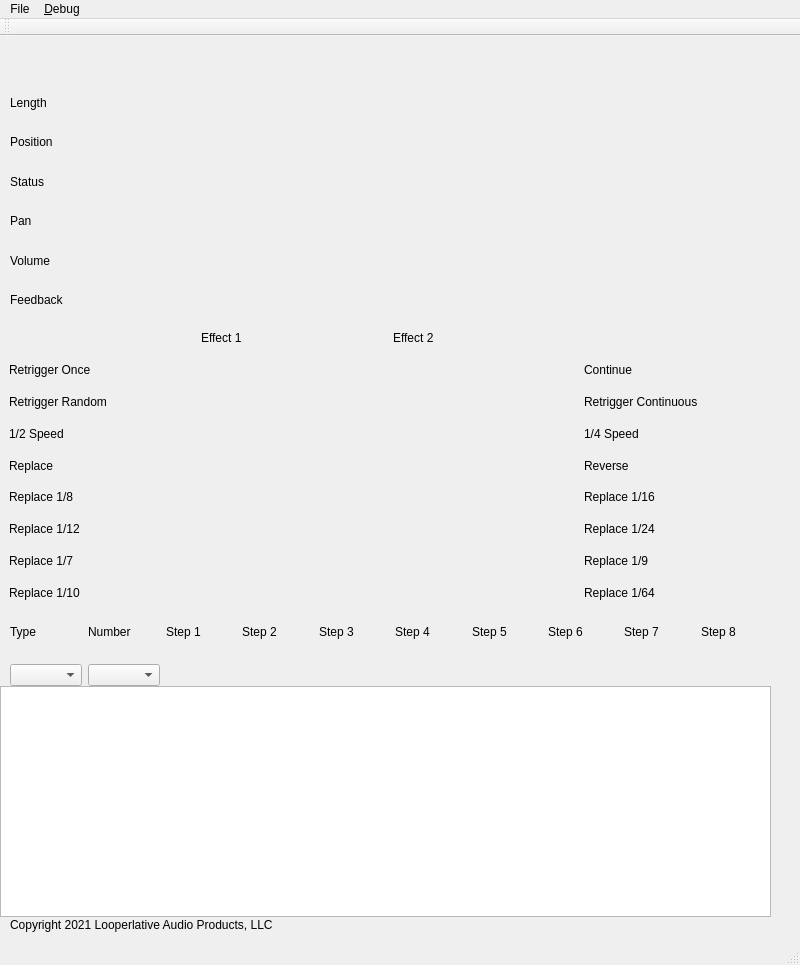
<?xml version="1.0" encoding="UTF-8"?>
<ui version="4.0">
 <author>Copyright 2021 Looperlative Audio Products, LLC</author>
 <class>MainWindow</class>
 <widget class="QMainWindow" name="MainWindow">
  <property name="geometry">
   <rect>
    <x>0</x>
    <y>0</y>
    <width>800</width>
    <height>965</height>
   </rect>
  </property>
  <property name="windowTitle">
   <string>Looperlative MIDI Controller</string>
  </property>
  <property name="windowIcon">
   <iconset>
    <normaloff>LooperlativeIcon.png</normaloff>LooperlativeIcon.png</iconset>
  </property>
  <widget class="QWidget" name="centralwidget">
   <widget class="QWidget" name="gridLayoutWidget">
    <property name="geometry">
     <rect>
      <x>10</x>
      <y>10</y>
      <width>771</width>
      <height>271</height>
     </rect>
    </property>
    <layout class="QGridLayout" name="gridLayout">
     <property name="spacing">
      <number>6</number>
     </property>
     <item row="4" column="0">
      <widget class="QLabel" name="label">
       <property name="text">
        <string>Pan</string>
       </property>
      </widget>
     </item>
     <item row="6" column="0">
      <widget class="QLabel" name="label_3">
       <property name="text">
        <string>Feedback</string>
       </property>
      </widget>
     </item>
     <item row="5" column="0">
      <widget class="QLabel" name="label_2">
       <property name="text">
        <string>Volume</string>
       </property>
      </widget>
     </item>
     <item row="1" column="0">
      <widget class="QLabel" name="label_6">
       <property name="text">
        <string>Length</string>
       </property>
      </widget>
     </item>
     <item row="2" column="0">
      <widget class="QLabel" name="label_7">
       <property name="text">
        <string>Position</string>
       </property>
      </widget>
     </item>
     <item row="3" column="0">
      <widget class="QLabel" name="label_4">
       <property name="text">
        <string>Status</string>
       </property>
      </widget>
     </item>
     <item row="0" column="0">
      <widget class="QLabel" name="label_8">
       <property name="text">
        <string/>
       </property>
      </widget>
     </item>
    </layout>
   </widget>
   <widget class="QPlainTextEdit" name="plainTextEdit">
    <property name="geometry">
     <rect>
      <x>0</x>
      <y>650</y>
      <width>771</width>
      <height>231</height>
     </rect>
    </property>
    <property name="font">
     <font>
      <family>Ubuntu Mono</family>
      <pointsize>10</pointsize>
     </font>
    </property>
   </widget>
   <widget class="QLabel" name="label_5">
    <property name="geometry">
     <rect>
      <x>10</x>
      <y>880</y>
      <width>631</width>
      <height>17</height>
     </rect>
    </property>
    <property name="text">
     <string>Copyright 2021 Looperlative Audio Products, LLC</string>
    </property>
   </widget>
   <widget class="QWidget" name="gridLayoutWidget_2">
    <property name="geometry">
     <rect>
      <x>9</x>
      <y>289</y>
      <width>761</width>
      <height>281</height>
     </rect>
    </property>
    <layout class="QGridLayout" name="gridLayout_2">
     <item row="7" column="0">
      <widget class="QLabel" name="label_19">
       <property name="text">
        <string>Replace 1/7</string>
       </property>
      </widget>
     </item>
     <item row="4" column="0">
      <widget class="QLabel" name="label_16">
       <property name="text">
        <string>Replace</string>
       </property>
      </widget>
     </item>
     <item row="6" column="0">
      <widget class="QLabel" name="label_20">
       <property name="text">
        <string>Replace 1/12</string>
       </property>
      </widget>
     </item>
     <item row="0" column="2">
      <widget class="QLabel" name="label_9">
       <property name="text">
        <string>Effect 2</string>
       </property>
      </widget>
     </item>
     <item row="2" column="0">
      <widget class="QLabel" name="label_18">
       <property name="text">
        <string>Retrigger Random</string>
       </property>
      </widget>
     </item>
     <item row="3" column="0">
      <widget class="QLabel" name="label_17">
       <property name="text">
        <string>1/2 Speed</string>
       </property>
      </widget>
     </item>
     <item row="8" column="0">
      <widget class="QLabel" name="label_11">
       <property name="text">
        <string>Replace 1/10</string>
       </property>
      </widget>
     </item>
     <item row="8" column="3">
      <widget class="QLabel" name="label_28">
       <property name="text">
        <string>Replace 1/64</string>
       </property>
      </widget>
     </item>
     <item row="7" column="3">
      <widget class="QLabel" name="label_27">
       <property name="text">
        <string>Replace 1/9</string>
       </property>
      </widget>
     </item>
     <item row="1" column="0">
      <widget class="QLabel" name="label_13">
       <property name="text">
        <string>Retrigger Once</string>
       </property>
      </widget>
     </item>
     <item row="6" column="3">
      <widget class="QLabel" name="label_26">
       <property name="text">
        <string>Replace 1/24</string>
       </property>
      </widget>
     </item>
     <item row="5" column="3">
      <widget class="QLabel" name="label_25">
       <property name="text">
        <string>Replace 1/16</string>
       </property>
      </widget>
     </item>
     <item row="3" column="3">
      <widget class="QLabel" name="label_23">
       <property name="text">
        <string>1/4 Speed</string>
       </property>
      </widget>
     </item>
     <item row="5" column="0">
      <widget class="QLabel" name="label_15">
       <property name="text">
        <string>Replace 1/8</string>
       </property>
      </widget>
     </item>
     <item row="4" column="3">
      <widget class="QLabel" name="label_24">
       <property name="text">
        <string>Reverse</string>
       </property>
      </widget>
     </item>
     <item row="2" column="3">
      <widget class="QLabel" name="label_22">
       <property name="text">
        <string>Retrigger Continuous</string>
       </property>
      </widget>
     </item>
     <item row="1" column="3">
      <widget class="QLabel" name="label_21">
       <property name="text">
        <string>Continue</string>
       </property>
      </widget>
     </item>
     <item row="0" column="1">
      <widget class="QLabel" name="label_12">
       <property name="text">
        <string>Effect 1</string>
       </property>
      </widget>
     </item>
    </layout>
   </widget>
   <widget class="QWidget" name="gridLayoutWidget_3">
    <property name="geometry">
     <rect>
      <x>10</x>
      <y>570</y>
      <width>761</width>
      <height>80</height>
     </rect>
    </property>
    <layout class="QGridLayout" name="gridLayout_3" rowminimumheight="0,0">
     <item row="0" column="8">
      <widget class="QLabel" name="label_35">
       <property name="text">
        <string>Step 7</string>
       </property>
      </widget>
     </item>
     <item row="0" column="9">
      <widget class="QLabel" name="label_36">
       <property name="text">
        <string>Step 8</string>
       </property>
      </widget>
     </item>
     <item row="0" column="2">
      <widget class="QLabel" name="label_29">
       <property name="text">
        <string>Step 1</string>
       </property>
      </widget>
     </item>
     <item row="0" column="3">
      <widget class="QLabel" name="label_30">
       <property name="text">
        <string>Step 2</string>
       </property>
      </widget>
     </item>
     <item row="0" column="0">
      <widget class="QLabel" name="label_10">
       <property name="text">
        <string>Type</string>
       </property>
      </widget>
     </item>
     <item row="0" column="1">
      <widget class="QLabel" name="label_14">
       <property name="text">
        <string>Number</string>
       </property>
      </widget>
     </item>
     <item row="0" column="4">
      <widget class="QLabel" name="label_31">
       <property name="text">
        <string>Step 3</string>
       </property>
      </widget>
     </item>
     <item row="0" column="7">
      <widget class="QLabel" name="label_34">
       <property name="text">
        <string>Step 6</string>
       </property>
      </widget>
     </item>
     <item row="0" column="5">
      <widget class="QLabel" name="label_32">
       <property name="text">
        <string>Step 4</string>
       </property>
      </widget>
     </item>
     <item row="0" column="6">
      <widget class="QLabel" name="label_33">
       <property name="text">
        <string>Step 5</string>
       </property>
      </widget>
     </item>
     <item row="1" column="0">
      <widget class="QComboBox" name="midibtntype"/>
     </item>
     <item row="1" column="1">
      <widget class="QComboBox" name="midibtnnum"/>
     </item>
    </layout>
   </widget>
  </widget>
  <widget class="QMenuBar" name="menubar">
   <property name="geometry">
    <rect>
     <x>0</x>
     <y>0</y>
     <width>800</width>
     <height>22</height>
    </rect>
   </property>
   <widget class="QMenu" name="menu_File">
    <property name="title">
     <string>File</string>
    </property>
    <widget class="QMenu" name="menuMIDI_IN_device">
     <property name="title">
      <string>MIDI IN device</string>
     </property>
     <addaction name="actionAvailable_Devices"/>
     <addaction name="separator"/>
    </widget>
    <widget class="QMenu" name="menuMIDI_OUT_device">
     <property name="title">
      <string>MIDI OUT device</string>
     </property>
     <addaction name="actionAvailable_Devices_2"/>
     <addaction name="separator"/>
    </widget>
    <addaction name="action_Upgrade"/>
    <addaction name="menuMIDI_IN_device"/>
    <addaction name="menuMIDI_OUT_device"/>
    <addaction name="separator"/>
    <addaction name="actionEdit_Effect_Buttons"/>
   </widget>
   <widget class="QMenu" name="menu_Debug">
    <property name="title">
     <string>&amp;Debug</string>
    </property>
    <addaction name="action_Status"/>
    <addaction name="action_MIDI_Status"/>
    <addaction name="actionSD_Directory"/>
    <addaction name="actionRe_boot"/>
   </widget>
   <addaction name="menu_File"/>
   <addaction name="menu_Debug"/>
  </widget>
  <widget class="QStatusBar" name="statusbar"/>
  <widget class="QToolBar" name="toolBar">
   <property name="windowTitle">
    <string>toolBar</string>
   </property>
   <attribute name="toolBarArea">
    <enum>TopToolBarArea</enum>
   </attribute>
   <attribute name="toolBarBreak">
    <bool>false</bool>
   </attribute>
  </widget>
  <action name="action_Upgrade">
   <property name="text">
    <string>&amp;Upgrade</string>
   </property>
  </action>
  <action name="action_Status">
   <property name="text">
    <string>&amp;Status</string>
   </property>
  </action>
  <action name="action_MIDI_Status">
   <property name="text">
    <string>&amp;MIDI Status</string>
   </property>
  </action>
  <action name="actionRe_boot">
   <property name="text">
    <string>Re&amp;boot</string>
   </property>
  </action>
  <action name="actionAvailable_Devices">
   <property name="enabled">
    <bool>false</bool>
   </property>
   <property name="text">
    <string>Available Devices</string>
   </property>
  </action>
  <action name="actionindeviceexample">
   <property name="checkable">
    <bool>true</bool>
   </property>
   <property name="text">
    <string>indeviceexample</string>
   </property>
  </action>
  <action name="actionAvailable_Devices_2">
   <property name="enabled">
    <bool>false</bool>
   </property>
   <property name="text">
    <string>Available Devices</string>
   </property>
  </action>
  <action name="actionoutdeviceexample">
   <property name="checkable">
    <bool>true</bool>
   </property>
   <property name="text">
    <string>outdeviceexample</string>
   </property>
  </action>
  <action name="actionSD_Directory">
   <property name="text">
    <string>SD Directory</string>
   </property>
  </action>
  <action name="actionEdit_Effect_Buttons">
   <property name="text">
    <string>Reread Configuration</string>
   </property>
  </action>
 </widget>
 <resources/>
 <connections/>
</ui>
